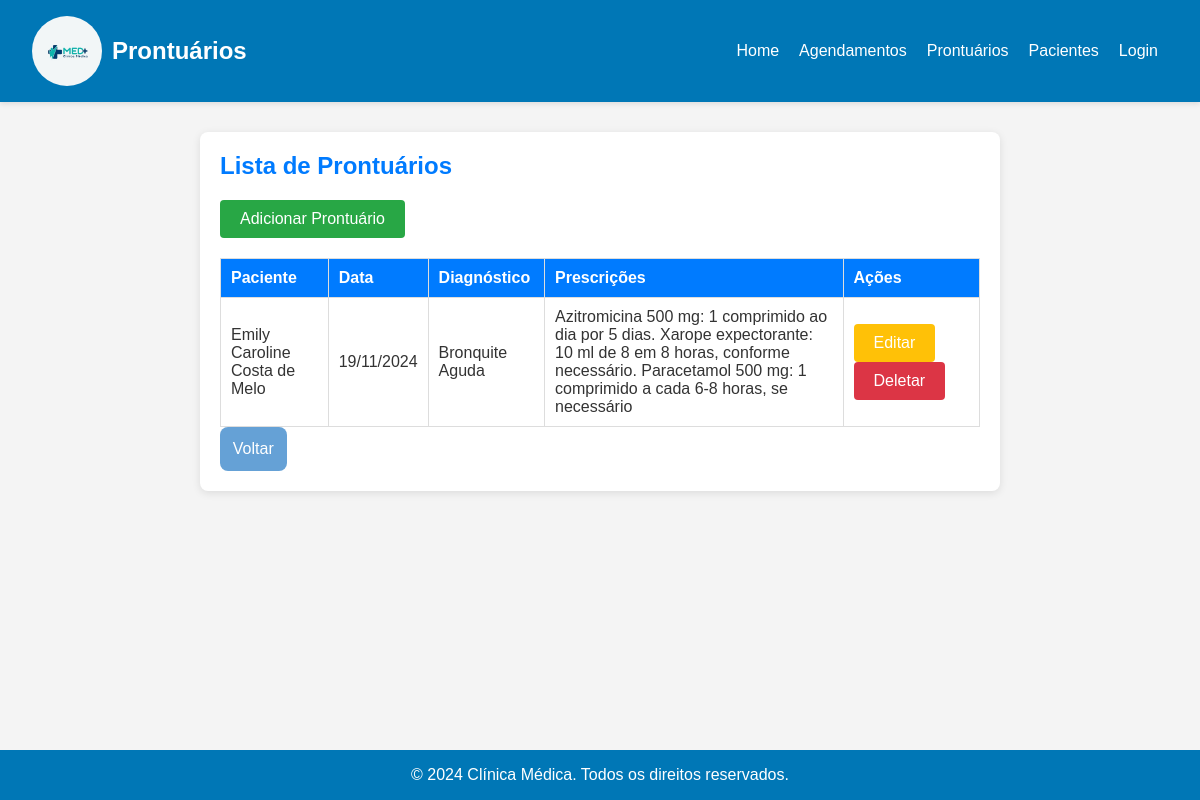
The page /prontuarios/ on the database as committed earlier.
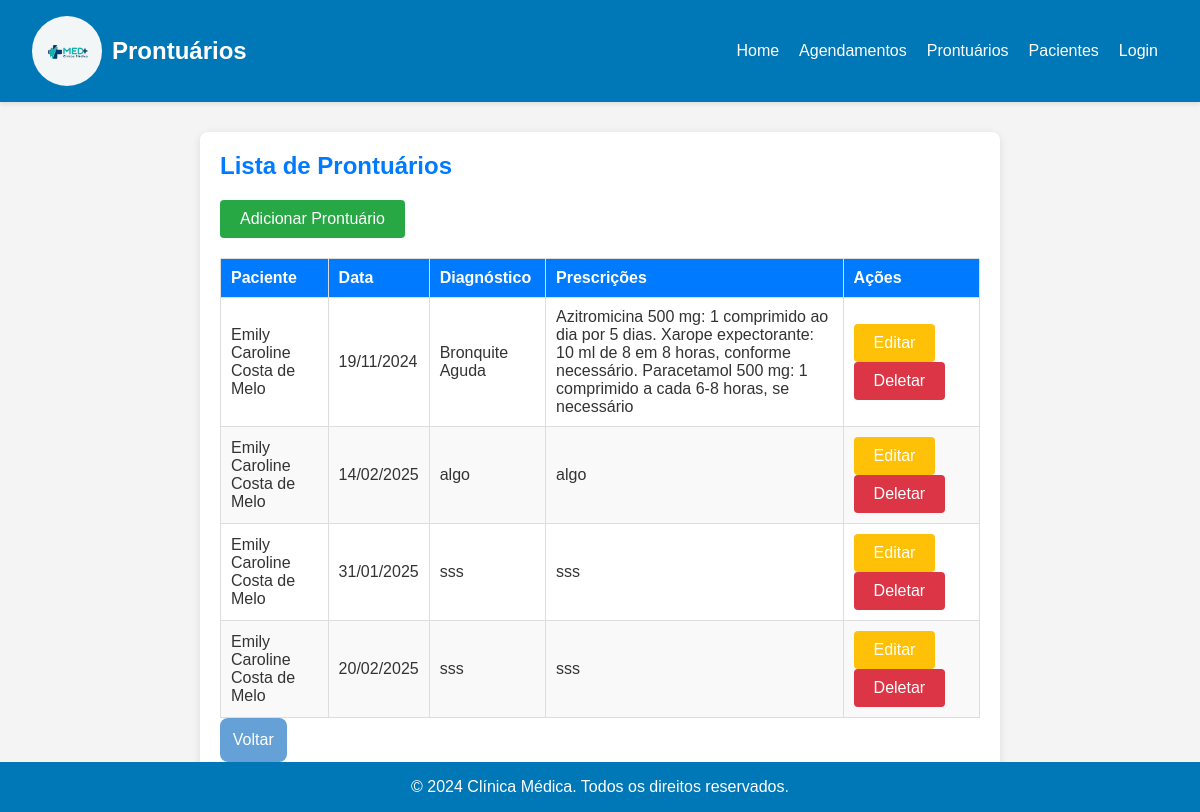
The same page on the database as committed later.
### models.py (models this page shows)
class Prontuario(db.Model):
    id = db.Column(db.Integer, primary_key=True)
    data = db.Column(db.Date, nullable=False)
    diagnostico = db.Column(db.String(255))
    prescricoes = db.Column(db.String(255))
    paciente_id = db.Column(db.Integer, db.ForeignKey('paciente.id'), nullable=False)
    paciente = db.relationship('Paciente', backref='prontuarios_relacao')

class Paciente(db.Model):
    id = db.Column(db.Integer, primary_key=True)
    nome = db.Column(db.String(120), nullable=False)
    cpf = db.Column(db.String(11), unique=True, nullable=False)
    telefone = db.Column(db.String(15))
    endereco = db.Column(db.String(255))
    data_nascimento = db.Column(db.Date, nullable=False)
    prontuarios = db.relationship('Prontuario', backref='paciente_relacao', lazy=True)
    consultas = db.relationship('Consulta', backref='paciente_relacao', lazy=True)
    agendamentos = db.relationship('Agendamento', backref='paciente_relacao', lazy=True)

### controllers/prontuario_controller.py (the view)
@prontuario_bp.route('/')
def listar_prontuarios():
    prontuarios = Prontuario.query.all()
    return render_template('listar_prontuarios.html', prontuarios=prontuarios)

### templates/listar_prontuarios.html (shortened to what this page needs)
<!DOCTYPE html>
<html lang="pt-br">
<head>
    <link rel="stylesheet" href="{{ url_for('static', filename='css/prontuario.css') }}">
</head>
<body>
    <header>
        <div class="logo">
            <img src="{{ url_for('static', filename='img/logo.jpg') }}" alt="Logo Clínica Médica">
            <h1> Prontuários</h1>
        </div>
        <nav>
            <ul>
                <li><a href="{{ url_for('home') }}">Home</a></li>
                <li><a href="{{ url_for('agendamento.listar_agendamentos') }}">Agendamentos</a></li>
                <li><a href="{{ url_for('prontuario.listar_prontuarios') }}">Prontuários</a></li>
                <li><a href="{{ url_for('paciente.listar_pacientes') }}">Pacientes</a></li>
                <li><a href="{{ url_for('login.login') }}">Login</a></li>
            </ul>
        </nav>
    </header>
    <main>
        <h2>Lista de Prontuários</h2>
        <a href="{{ url_for('prontuario.adicionar_prontuario') }}" class="btn btn-primary">Adicionar Prontuário</a>
        <table>
            <thead>
                <tr>
                    <th>Paciente</th>
                    <th>Data</th>
                    <th>Diagnóstico</th>
                    <th>Prescrições</th>
                    <th>Ações</th>
                </tr>
            </thead>
            <tbody>
                {% for prontuario in prontuarios %}
                <tr>
                    <td>{{ prontuario.paciente.nome }}</td>
                    <td>{{ prontuario.data.strftime('%d/%m/%Y') }}</td>
                    <td>{{ prontuario.diagnostico }}</td>
                    <td>{{ prontuario.prescricoes }}</td>
                    <td>
                        <a href="{{ url_for('prontuario.editar_prontuario', id=prontuario.id) }}" class="btn btn-warning">Editar</a>
                        <form action="{{ url_for('prontuario.deletar_prontuario', id=prontuario.id) }}" method="POST" style="display:inline;">
                            <button type="submit" class="btn btn-danger">Deletar</button>
                        </form>
                    </td>
                </tr>
                {% endfor %}
            </tbody>
        </table>
        <button type="button" class="btn btn-secondary" onclick="history.back()">Voltar</button>
    </main>
    <footer>
        <p>&copy; 2024 Clínica Médica. Todos os direitos reservados.</p>
    </footer>
</body>
</html>

Rows that differ between the two databases and show on the page:
added Prontuario: paciente.nome "Emily Caroline Costa de Melo", data "14/02/2025", diagnostico "algo", prescricoes "algo"
added Prontuario: paciente.nome "Emily Caroline Costa de Melo", data "31/01/2025", diagnostico "sss", prescricoes "sss"
added Prontuario: paciente.nome "Emily Caroline Costa de Melo", data "20/02/2025", diagnostico "sss", prescricoes "sss"
